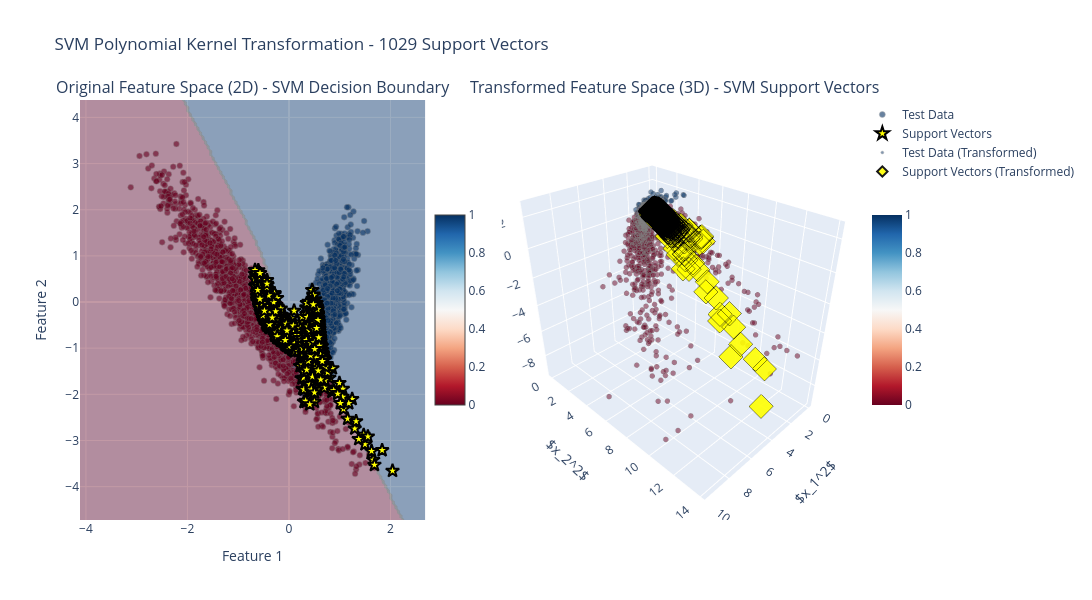

The code cell stored with this chart in its notebook:
### Code cell
import plotly.graph_objects as go
from plotly.subplots import make_subplots

# Visualize the transformed space of the SVM with support vectors

def polynomial_features_3d(X):
    """Create polynomial features for 3D visualization"""
    x1 = X[:, 0]
    x2 = X[:, 1]
    # We'll use x1^2, x2^2, and x1*x2 for 3D visualization
    return np.column_stack([x1**2, x2**2, x1*x2])

# Transform both training and test data
X_train_transformed = polynomial_features_3d(X_train)
X_test_transformed = polynomial_features_3d(X_test)

# Get support vectors from the SVM model
support_vector_indices = svm.support_
support_vectors = X_train[support_vector_indices]
support_vectors_transformed = X_train_transformed[support_vector_indices]

# Create figure with subplots
fig = make_subplots(
    rows=1, cols=2,
    specs=[[{"type": "scatter"}, {"type": "scatter3d"}]],
    subplot_titles=("Original Feature Space (2D) - SVM Decision Boundary", 
                    "Transformed Feature Space (3D) - SVM Support Vectors"),
    horizontal_spacing=0.1
)

# Plot 1: Original 2D space with decision boundary
x_min, x_max = X_test[:, 0].min() - 1, X_test[:, 0].max() + 1
y_min, y_max = X_test[:, 1].min() - 1, X_test[:, 1].max() + 1
xx, yy = np.meshgrid(np.arange(x_min, x_max, 0.05), 
                     np.arange(y_min, y_max, 0.05))
Z = svm.predict(np.c_[xx.ravel(), yy.ravel()])
Z = Z.reshape(xx.shape)

# Add decision boundary contour
fig.add_trace(
    go.Contour(
        x=np.arange(x_min, x_max, 0.05),
        y=np.arange(y_min, y_max, 0.05),
        z=Z,
        colorscale='RdBu',
        opacity=0.4,
        showscale=False,
        name='Decision Boundary',
        contours=dict(showlabels=False)
    ),
    row=1, col=1
)

# Add test data points
fig.add_trace(
    go.Scatter(
        x=X_test[:, 0],
        y=X_test[:, 1],
        mode='markers',
        marker=dict(
            size=6,
            color=y_test,
            colorscale='RdBu',
            showscale=True,
            colorbar=dict(x=0.45, len=0.5),
            opacity=0.6,
            line=dict(width=0.5, color='gray')
        ),
        text=y_test,
        hovertemplate="<b>Feature 1:</b> %{x:.2f}<br><b>Feature 2:</b> %{y:.2f}<br><b>Class:</b> %{text}<extra></extra>",
        name="Test Data"
    ),
    row=1, col=1
)

# Add support vectors (highlighted)
fig.add_trace(
    go.Scatter(
        x=support_vectors[:, 0],
        y=support_vectors[:, 1],
        mode='markers',
        marker=dict(
            size=10,
            color='yellow',
            symbol='star',
            line=dict(width=2, color='black')
        ),
        text="Support Vector",
        hovertemplate="<b>Support Vector</b><br>Feature 1: %{x:.2f}<br>Feature 2: %{y:.2f}<extra></extra>",
        name="Support Vectors"
    ),
    row=1, col=1
)

fig.update_xaxes(title_text="Feature 1", row=1, col=1)
fig.update_yaxes(title_text="Feature 2", row=1, col=1)

# Plot 2: Transformed 3D space with support vectors
fig.add_trace(
    go.Scatter3d(
        x=X_test_transformed[:, 0],
        y=X_test_transformed[:, 1],
        z=X_test_transformed[:, 2],
        mode='markers',
        marker=dict(
            size=3,
            color=y_test,
            colorscale='RdBu',
            showscale=True,
            colorbar=dict(x=1.02, len=0.5),
            opacity=0.5,
            line=dict(width=0.5, color='gray')
        ),
        text=y_test,
        hovertemplate="<b>x₁²:</b> %{x:.2f}<br><b>x₂²:</b> %{y:.2f}<br><b>x₁·x₂:</b> %{z:.2f}<br><b>Class:</b> %{text}<extra></extra>",
        name="Test Data (Transformed)"
    ),
    row=1, col=2
)

# Add transformed support vectors (highlighted)
fig.add_trace(
    go.Scatter3d(
        x=support_vectors_transformed[:, 0],
        y=support_vectors_transformed[:, 1],
        z=support_vectors_transformed[:, 2],
        mode='markers',
        marker=dict(
            size=8,
            color='yellow',
            symbol='diamond',
            line=dict(width=2, color='black'),
            opacity=0.9
        ),
        text="Support Vector",
        hovertemplate="<b>Support Vector (Transformed)</b><br>x₁²: %{x:.2f}<br>x₂²: %{y:.2f}<br>x₁·x₂: %{z:.2f}<extra></extra>",
        name="Support Vectors (Transformed)"
    ),
    row=1, col=2
)

fig.update_layout(
    scene=dict(
        xaxis_title="$x_1^2$",
        yaxis_title="$x_2^2$",
        zaxis_title="$x_1 \\cdot x_2$",
        camera=dict(
            eye=dict(x=1.5, y=1.5, z=1.3)
        )
    ),
    title_text=f"SVM Polynomial Kernel Transformation - {len(support_vector_indices)} Support Vectors",
    height=600,
    width=1400,
    hovermode='closest'
)

fig.show()

# Print support vector statistics
print(f"\nSVM Model Statistics:")
print(f"Total training samples: {len(X_train)}")
print(f"Number of support vectors: {len(support_vector_indices)}")
print(f"Support vector ratio: {len(support_vector_indices) / len(X_train) * 100:.2f}%")

### Figure 1 — Plotly figure (JSON) as saved in the notebook; plotly's stock layout.template omitted (floating-point values rounded to 4 significant figures; data arrays with more than 128 entries replaced by an {"elided": "..."} marker saying what was removed)
{"data": [{"colorscale": [[0, "rgb(103,0,31)"], [0.1, "rgb(178,24,43)"], [0.2, "rgb(214,96,77)"], [0.3, "rgb(244,165,130)"], [0.4, "rgb(253,219,199)"], [0.5, "rgb(247,247,247)"], [0.6, "rgb(209,229,240)"], [0.7, "rgb(146,197,222)"], [0.8, "rgb(67,147,195)"], [0.9, "rgb(33,102,172)"], [1, "rgb(5,48,97)"]], "contours": {"showlabels": false}, "name": "Decision Boundary", "opacity": 0.4, "showscale": false, "type": "contour", "x": {"elided": "137 float values"}, "xaxis": "x", "y": {"elided": "183 float values"}, "yaxis": "y", "z": {"elided": "183x137 int values"}}, {"hovertemplate": "<b>Feature 1:</b> %{x:.2f}<br><b>Feature 2:</b> %{y:.2f}<br><b>Class:</b> %{text}<extra></extra>", "marker": {"color": {"elided": "3000 int values"}, "colorbar": {"len": 0.5, "x": 0.45}, "colorscale": [[0, "rgb(103,0,31)"], [0.1, "rgb(178,24,43)"], [0.2, "rgb(214,96,77)"], [0.3, "rgb(244,165,130)"], [0.4, "rgb(253,219,199)"], [0.5, "rgb(247,247,247)"], [0.6, "rgb(209,229,240)"], [0.7, "rgb(146,197,222)"], [0.8, "rgb(67,147,195)"], [0.9, "rgb(33,102,172)"], [1, "rgb(5,48,97)"]], "line": {"color": "gray", "width": 0.5}, "opacity": 0.6, "showscale": true, "size": 6}, "mode": "markers", "name": "Test Data", "text": {"elided": "3000 float values"}, "type": "scatter", "x": {"elided": "3000 float values"}, "xaxis": "x", "y": {"elided": "3000 float values"}, "yaxis": "y"}, {"hovertemplate": "<b>Support Vector</b><br>Feature 1: %{x:.2f}<br>Feature 2: %{y:.2f}<extra></extra>", "marker": {"color": "yellow", "line": {"color": "black", "width": 2}, "size": 10, "symbol": "star"}, "mode": "markers", "name": "Support Vectors", "text": "Support Vector", "type": "scatter", "x": {"elided": "1029 float values"}, "xaxis": "x", "y": {"elided": "1029 float values"}, "yaxis": "y"}, {"hovertemplate": "<b>x₁²:</b> %{x:.2f}<br><b>x₂²:</b> %{y:.2f}<br><b>x₁·x₂:</b> %{z:.2f}<br><b>Class:</b> %{text}<extra></extra>", "marker": {"color": {"elided": "3000 int values"}, "colorbar": {"len": 0.5, "x": 1.02}, "colorscale": [[0, "rgb(103,0,31)"], [0.1, "rgb(178,24,43)"], [0.2, "rgb(214,96,77)"], [0.3, "rgb(244,165,130)"], [0.4, "rgb(253,219,199)"], [0.5, "rgb(247,247,247)"], [0.6, "rgb(209,229,240)"], [0.7, "rgb(146,197,222)"], [0.8, "rgb(67,147,195)"], [0.9, "rgb(33,102,172)"], [1, "rgb(5,48,97)"]], "line": {"color": "gray", "width": 0.5}, "opacity": 0.5, "showscale": true, "size": 3}, "mode": "markers", "name": "Test Data (Transformed)", "scene": "scene", "text": {"elided": "3000 float values"}, "type": "scatter3d", "x": {"elided": "3000 float values"}, "y": {"elided": "3000 float values"}, "z": {"elided": "3000 float values"}}, {"hovertemplate": "<b>Support Vector (Transformed)</b><br>x₁²: %{x:.2f}<br>x₂²: %{y:.2f}<br>x₁·x₂: %{z:.2f}<extra></extra>", "marker": {"color": "yellow", "line": {"color": "black", "width": 2}, "opacity": 0.9, "size": 8, "symbol": "diamond"}, "mode": "markers", "name": "Support Vectors (Transformed)", "scene": "scene", "text": "Support Vector", "type": "scatter3d", "x": {"elided": "1029 float values"}, "y": {"elided": "1029 float values"}, "z": {"elided": "1029 float values"}}], "layout": {"annotations": [{"font": {"size": 16}, "showarrow": false, "text": "Original Feature Space (2D) - SVM Decision Boundary", "x": 0.225, "xanchor": "center", "xref": "paper", "y": 1, "yanchor": "bottom", "yref": "paper"}, {"font": {"size": 16}, "showarrow": false, "text": "Transformed Feature Space (3D) - SVM Support Vectors", "x": 0.775, "xanchor": "center", "xref": "paper", "y": 1, "yanchor": "bottom", "yref": "paper"}], "height": 600, "hovermode": "closest", "scene": {"camera": {"eye": {"x": 1.5, "y": 1.5, "z": 1.3}}, "domain": {"x": [0.55, 1], "y": [0, 1]}, "xaxis": {"title": {"text": "$x_1^2$"}}, "yaxis": {"title": {"text": "$x_2^2$"}}, "zaxis": {"title": {"text": "$x_1 \\cdot x_2$"}}}, "title": {"text": "SVM Polynomial Kernel Transformation - 1029 Support Vectors"}, "width": 1400, "xaxis": {"anchor": "y", "domain": [0, 0.45], "title": {"text": "Feature 1"}}, "yaxis": {"anchor": "x", "domain": [0, 1], "title": {"text": "Feature 2"}}}}
